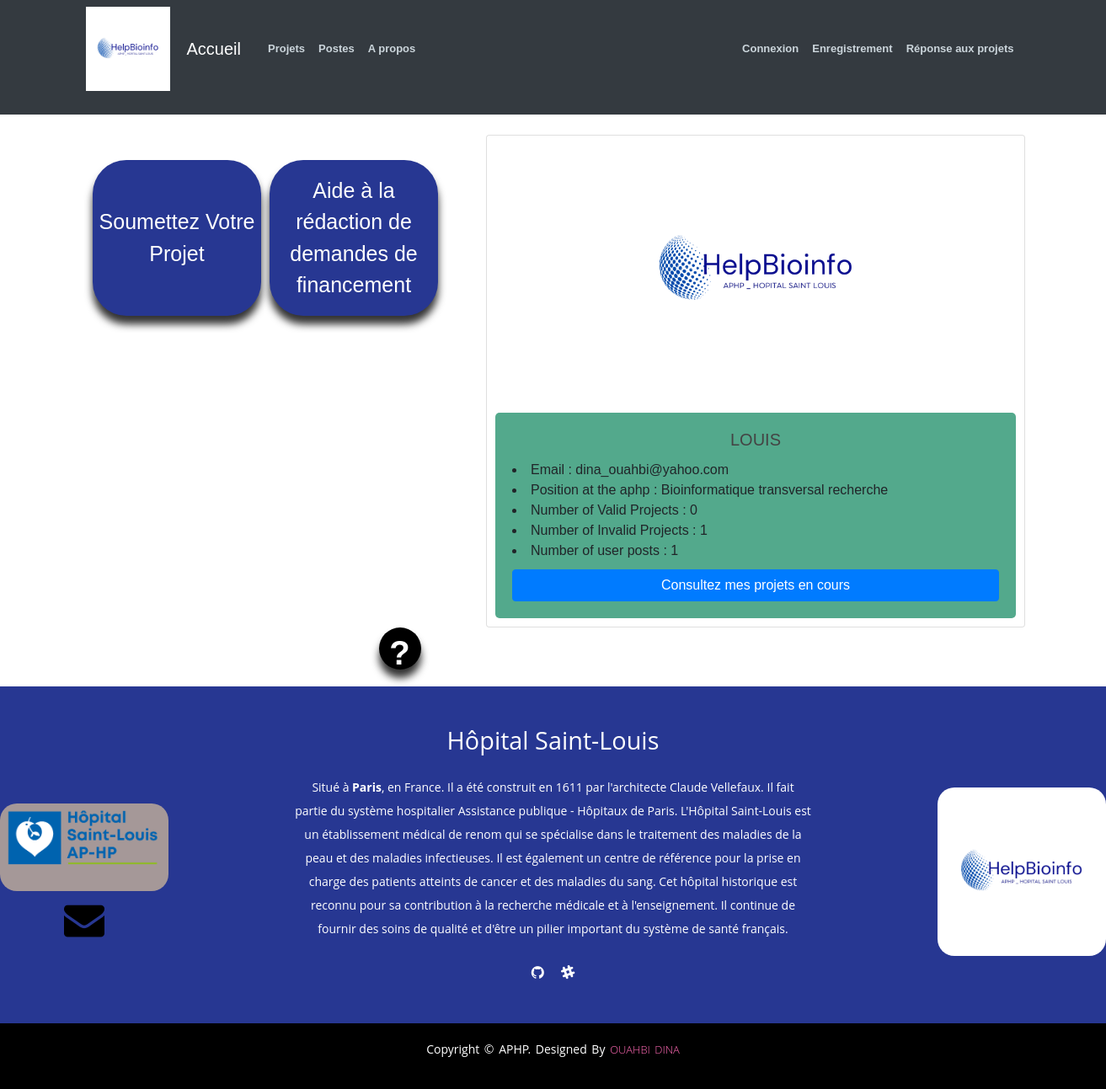
The app's page /user/LOUIS/profile with its own data.
### flaskblog/models.py (models this page shows, shortened)
class User(db.Model, UserMixin):
    id = db.Column(db.Integer, primary_key=True)
    username = db.Column(db.String(20), unique=True, nullable=False)
    email = db.Column(db.String(120), unique=True, nullable=False)
    aphp_num = db.Column(db.String(20), unique=True, nullable=False)
    status = db.Column(db.String(120), nullable=False)
    image_file = db.Column(db.String(20), nullable=False,default='default.png')
    is_admin = db.Column(db.Boolean, default=False)
    password = db.Column(db.String(60), nullable=False)
    posts = db.relationship('Post', backref='author', lazy=True)
    projects = db.relationship('Project', backref='author', lazy=True)
    grants = db.relationship('Grant', backref='author', lazy=True)
    requests = db.relationship('Project_request', backref='author', lazy=True)

### flaskblog/users/routes.py (the view)
@users.route("/user/<string:username>/profile")
def user_profile(username):
    user = User.query.filter_by(username=username).first()
    posts = Post.query.all()
    total_user_posts = 0
    for p in posts:
        post_username = User.query.get(p.user_id).username
        if post_username == username:
            total_user_posts +=1
    no_accepted = int(len(Project.query.filter_by(author=user, is_accepted=True).all()))
    no_refused = int(len(Project.query.filter_by(author=user, is_accepted=False).all()))
    return render_template('profile.html', user=user, posts = posts, no_accepted=no_accepted, no_refused=no_refused, total_user_posts=int(total_user_posts), instructions=instructions('profile'))

### flaskblog/static/info.py (called while the page is built)
def instructions(key):
    dico = {
        'login': login,
        'register': register,
        'account':account,
        'about': about,
        'post':post,
        'projects':projects,
        'grants':grants,
        'about_us':about_us,
        'new_project':new_project,
        'new_post':new_post,
        'racine':racine,
        'profile':profile
    }
    return dico[key]

### flaskblog/templates/profile.html (shortened to what this page needs)
{% extends "layout.html" %}
{% block content %}
    <div class="card" style="width: 40rem; display: block; margin-left: auto; margin-right: auto;">
        <img class="card-img-top" style="border-radius: 50px; width: 50%; display: block; margin-left: auto; margin-right: auto;" src="{{ url_for('static', filename='profile_pics/'+user.image_file) }}" alt="Card image cap">
        <div class="card-body" style="background-color: rgb(83, 169, 140); margin: 10px; border-radius: 5px;">
            <h5 class="card-title" style="text-align: center;">{{user.username}}</h5>
            <li>Email : {{user.email}}</li>
            <li>Position at the aphp : {{user.status}}</li>
            <li>Number of Valid Projects : {{no_accepted}}</li>
            <li>Number of Invalid Projects : {{no_refused}}</li>
            <li>Number of user posts : {{total_user_posts}}</li>
            {% if user.is_admin %}
                <a href="{{ url_for('main.project_home') }}" class="btn btn-primary" style="margin-top: 10px; display: block;">Consultez tous les projets acceptés par l'équipe</a>
            {% else %}
                <a href="{{ url_for('users.user_projects', username=user.username)}}" class="btn btn-primary" style="margin-top: 10px; display: block;">Consultez mes projets en cours</a>
            {% endif %}
        </div>
    </div>
{% endblock content %}

### flaskblog/static/main.css (style rules this page uses)
body { justify-content: center; background: #ffffff; margin-top: 10rem; font-family: Arial, sans-serif; }
h1, h2, h3, h4, h5, h6 { color: #444444; }
a { font-size:13px; }

### flaskblog/static/footer.css (style rules this page uses)
* { margin: 0; padding: 0; box-sizing: border-box; }

### records on screen
User: image_file (placeholder picture), username "LOUIS", email "dina_ouahbi@yahoo.com", status "Bioinformatique transversal recherche"

### other values on screen
{{ no_accepted }} "0"
{{ no_refused }} "1"
{{ total_user_posts }} "1"
